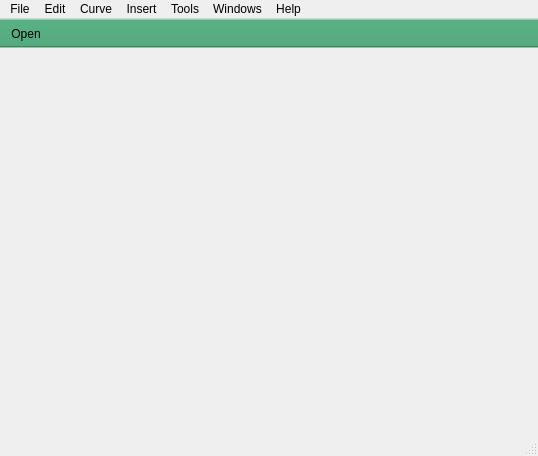
<?xml version="1.0" encoding="UTF-8"?>
<ui version="4.0">
 <class>icurveClass</class>
 <widget class="QMainWindow" name="icurveClass">
  <property name="geometry">
   <rect>
    <x>0</x>
    <y>0</y>
    <width>538</width>
    <height>456</height>
   </rect>
  </property>
  <property name="windowTitle">
   <string>icurve</string>
  </property>
  <widget class="QWidget" name="centralWidget"/>
  <widget class="QMenuBar" name="menuBar">
   <property name="geometry">
    <rect>
     <x>0</x>
     <y>0</y>
     <width>538</width>
     <height>17</height>
    </rect>
   </property>
   <widget class="QMenu" name="menuFile">
    <property name="title">
     <string>File</string>
    </property>
    <addaction name="actionOpen"/>
    <addaction name="separator"/>
    <addaction name="actionSave"/>
    <addaction name="actionClose"/>
    <addaction name="separator"/>
    <addaction name="actionExit"/>
    <addaction name="actionExit_2"/>
   </widget>
   <widget class="QMenu" name="menuEdit">
    <property name="title">
     <string>Edit</string>
    </property>
    <addaction name="actionDo"/>
    <addaction name="actionRedo"/>
    <addaction name="separator"/>
    <addaction name="actionCut"/>
    <addaction name="actionCopy"/>
    <addaction name="actionPaste"/>
    <addaction name="separator"/>
    <addaction name="actionClear"/>
    <addaction name="actionSelect_all"/>
    <addaction name="separator"/>
    <addaction name="actionAxsi"/>
   </widget>
   <widget class="QMenu" name="menuHelp">
    <property name="title">
     <string>Insert</string>
    </property>
    <addaction name="actionX_lable"/>
    <addaction name="actionY_lable"/>
    <addaction name="separator"/>
    <addaction name="actionTitle"/>
    <addaction name="separator"/>
    <addaction name="actionLegand"/>
   </widget>
   <widget class="QMenu" name="menuTools">
    <property name="title">
     <string>Tools</string>
    </property>
   </widget>
   <widget class="QMenu" name="menuWindows">
    <property name="title">
     <string>Windows</string>
    </property>
   </widget>
   <widget class="QMenu" name="menuHelp_2">
    <property name="title">
     <string>Help</string>
    </property>
   </widget>
   <widget class="QMenu" name="menuCurve">
    <property name="title">
     <string>Curve</string>
    </property>
    <widget class="QMenu" name="menuMarker">
     <property name="title">
      <string>Marker</string>
     </property>
     <addaction name="actionType"/>
     <addaction name="actionSize"/>
    </widget>
    <addaction name="actionColor"/>
    <addaction name="actionStyle"/>
    <addaction name="actionStyle_2"/>
    <addaction name="menuMarker"/>
   </widget>
   <addaction name="menuFile"/>
   <addaction name="menuEdit"/>
   <addaction name="menuCurve"/>
   <addaction name="menuHelp"/>
   <addaction name="menuTools"/>
   <addaction name="menuWindows"/>
   <addaction name="menuHelp_2"/>
  </widget>
  <widget class="QToolBar" name="mainToolBar">
   <property name="enabled">
    <bool>true</bool>
   </property>
   <property name="palette">
    <palette>
     <active>
      <colorrole role="WindowText">
       <brush brushstyle="SolidPattern">
        <color alpha="255">
         <red>0</red>
         <green>0</green>
         <blue>0</blue>
        </color>
       </brush>
      </colorrole>
      <colorrole role="Base">
       <brush brushstyle="SolidPattern">
        <color alpha="255">
         <red>255</red>
         <green>255</green>
         <blue>255</blue>
        </color>
       </brush>
      </colorrole>
      <colorrole role="Window">
       <brush brushstyle="SolidPattern">
        <color alpha="255">
         <red>85</red>
         <green>170</green>
         <blue>127</blue>
        </color>
       </brush>
      </colorrole>
     </active>
     <inactive>
      <colorrole role="WindowText">
       <brush brushstyle="SolidPattern">
        <color alpha="255">
         <red>0</red>
         <green>0</green>
         <blue>0</blue>
        </color>
       </brush>
      </colorrole>
      <colorrole role="Base">
       <brush brushstyle="SolidPattern">
        <color alpha="255">
         <red>255</red>
         <green>255</green>
         <blue>255</blue>
        </color>
       </brush>
      </colorrole>
      <colorrole role="Window">
       <brush brushstyle="SolidPattern">
        <color alpha="255">
         <red>85</red>
         <green>170</green>
         <blue>127</blue>
        </color>
       </brush>
      </colorrole>
     </inactive>
     <disabled>
      <colorrole role="WindowText">
       <brush brushstyle="SolidPattern">
        <color alpha="255">
         <red>106</red>
         <green>104</green>
         <blue>100</blue>
        </color>
       </brush>
      </colorrole>
      <colorrole role="Base">
       <brush brushstyle="SolidPattern">
        <color alpha="255">
         <red>85</red>
         <green>170</green>
         <blue>127</blue>
        </color>
       </brush>
      </colorrole>
      <colorrole role="Window">
       <brush brushstyle="SolidPattern">
        <color alpha="255">
         <red>85</red>
         <green>170</green>
         <blue>127</blue>
        </color>
       </brush>
      </colorrole>
     </disabled>
    </palette>
   </property>
   <property name="cursor">
    <cursorShape>ArrowCursor</cursorShape>
   </property>
   <property name="movable">
    <bool>false</bool>
   </property>
   <property name="allowedAreas">
    <set>Qt::TopToolBarArea</set>
   </property>
   <property name="iconSize">
    <size>
     <width>24</width>
     <height>24</height>
    </size>
   </property>
   <property name="toolButtonStyle">
    <enum>Qt::ToolButtonIconOnly</enum>
   </property>
   <property name="floatable">
    <bool>false</bool>
   </property>
   <attribute name="toolBarArea">
    <enum>TopToolBarArea</enum>
   </attribute>
   <attribute name="toolBarBreak">
    <bool>false</bool>
   </attribute>
   <addaction name="actionOpen"/>
  </widget>
  <widget class="QStatusBar" name="statusBar"/>
  <action name="actionOpen">
   <property name="icon">
    <iconset resource="icurve.qrc">
     <normaloff>:/icurve/images/add.png</normaloff>:/icurve/images/add.png</iconset>
   </property>
   <property name="text">
    <string>Open</string>
   </property>
  </action>
  <action name="actionSave">
   <property name="text">
    <string>Save</string>
   </property>
  </action>
  <action name="actionClose">
   <property name="text">
    <string>Save as</string>
   </property>
  </action>
  <action name="actionDo">
   <property name="text">
    <string>Undo</string>
   </property>
  </action>
  <action name="actionRedo">
   <property name="text">
    <string>Redo</string>
   </property>
  </action>
  <action name="actionCut">
   <property name="text">
    <string>Cut</string>
   </property>
  </action>
  <action name="actionCopy">
   <property name="text">
    <string>Copy</string>
   </property>
  </action>
  <action name="actionPaste">
   <property name="text">
    <string>Paste</string>
   </property>
  </action>
  <action name="actionClear">
   <property name="text">
    <string>Clear</string>
   </property>
  </action>
  <action name="actionSelect_all">
   <property name="text">
    <string>Select All</string>
   </property>
  </action>
  <action name="actionAxsi">
   <property name="text">
    <string>Axse Properties</string>
   </property>
  </action>
  <action name="actionX_lable">
   <property name="text">
    <string>X lable</string>
   </property>
  </action>
  <action name="actionY_lable">
   <property name="text">
    <string>Y lable</string>
   </property>
  </action>
  <action name="actionTitle">
   <property name="text">
    <string>Title</string>
   </property>
  </action>
  <action name="actionLegand">
   <property name="text">
    <string>Legend</string>
   </property>
  </action>
  <action name="actionExit">
   <property name="text">
    <string>Close</string>
   </property>
  </action>
  <action name="actionExit_2">
   <property name="text">
    <string>Exit</string>
   </property>
  </action>
  <action name="actionColor">
   <property name="text">
    <string>Color</string>
   </property>
  </action>
  <action name="actionStyle">
   <property name="text">
    <string>Width</string>
   </property>
  </action>
  <action name="actionStyle_2">
   <property name="text">
    <string>Style</string>
   </property>
  </action>
  <action name="actionType">
   <property name="text">
    <string>Type</string>
   </property>
  </action>
  <action name="actionSize">
   <property name="text">
    <string>Size</string>
   </property>
  </action>
 </widget>
 <layoutdefault spacing="6" margin="11"/>
 <resources>
  <include location="icurve.qrc"/>
 </resources>
 <connections/>
</ui>
